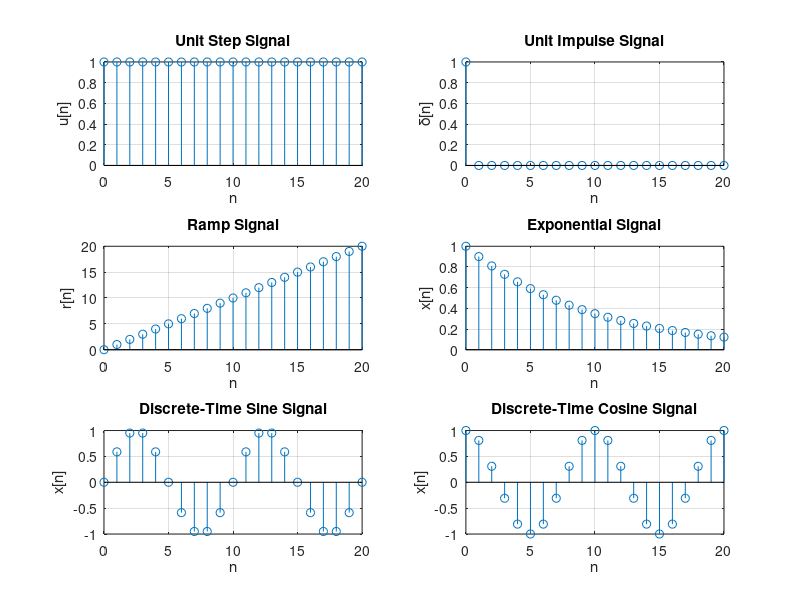

MATLAB code for this plot:
% Define the discrete time vector
n = 0:20; % Discrete time from 0 to 20

% Create a new figure
figure;

% Unit Step Signal
subplot(3, 2, 1);
u = (n >= 0);
stem(n, u);
title('Unit Step Signal');
xlabel('n');
ylabel('u[n]');
grid on;

% Unit Impulse Signal
subplot(3, 2, 2);
delta = [1, zeros(1, 20)];
stem(n, delta);
title('Unit Impulse Signal');
xlabel('n');
ylabel('δ[n]');
grid on;

% Ramp Signal
subplot(3, 2, 3);
ramp = n;
stem(n, ramp);
title('Ramp Signal');
xlabel('n');
ylabel('r[n]');
grid on;

% Exponential Signal
subplot(3, 2, 4);
a = 0.9;
x_exp = a.^n;
stem(n, x_exp);
title('Exponential Signal');
xlabel('n');
ylabel('x[n]');
grid on;

% Sine Signal
subplot(3, 2, 5);
f_sin = 0.1;
x_sin = sin(2 * pi * f_sin * n);
stem(n, x_sin);
title('Discrete-Time Sine Signal');
xlabel('n');
ylabel('x[n]');
grid on;

% Cosine Signal
subplot(3, 2, 6);
f_cos = 0.1;
x_cos = cos(2 * pi * f_cos * n);
stem(n, x_cos);
title('Discrete-Time Cosine Signal');
xlabel('n');
ylabel('x[n]');
grid on;
